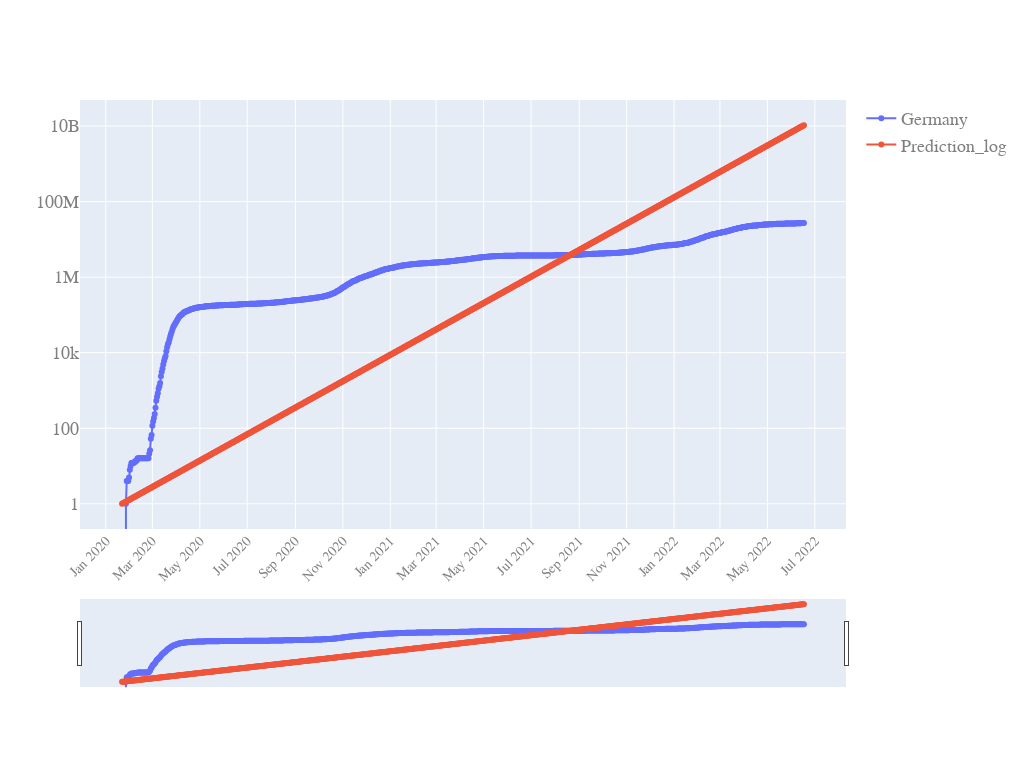

Notebook code for this chart:
### Code cell
quick_plot(LR_inspect.date, 
          LR_inspect.iloc[:, 1:],
          y_scale = 'log',
          slider = True)

### Figure 1 — Plotly figure (JSON) as saved in the notebook; plotly's stock layout.template omitted (floating-point values rounded to 4 significant figures; data arrays with more than 128 entries replaced by an {"elided": "..."} marker saying what was removed)
{"data": [{"mode": "markers+lines", "name": "Germany", "type": "scatter", "x": {"elided": "878 str values"}, "y": {"elided": "878 int values"}}, {"mode": "markers+lines", "name": "Prediction_log", "type": "scatter", "x": {"elided": "878 str values"}, "y": {"elided": "878 float values"}}], "layout": {"autosize": true, "font": {"color": "#7f7f7f", "family": "PT Sans, monospace", "size": 18}, "height": 768, "width": 1024, "xaxis": {"nticks": 20, "rangeslider": {"visible": true}, "tickangle": -45, "tickfont": {"color": "#7f7f7f", "size": 14}}, "yaxis": {"type": "log"}}}
